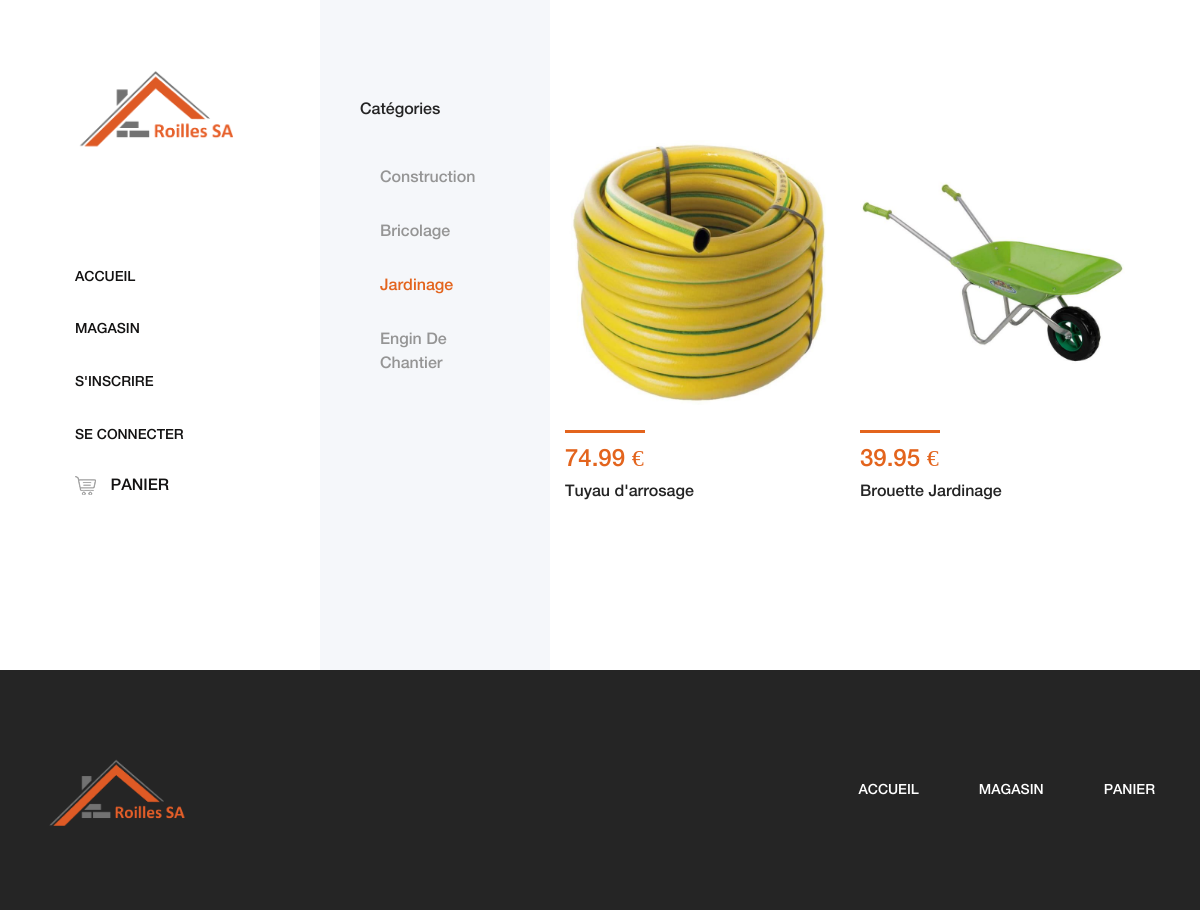
The page /shopJard.php on the database its author committed.
### tables this page shows
create table materiel
(
  codeM int(5) not null auto_increment,
  codeT_M int(5) not null,
  nom varchar(25),
  notice varchar(255),
  prix float(6.2),
  poids float(5.2),
  stock int(2),
  image varchar(255),
  primary key(codeM),
  foreign key(codeT_M) references type_materiel(codeT_M)
)default charset='utf8';

### shopJard.php (the view, shortened to what this page needs)
<?php
  require 'inc/header.php';
?>
        <div class="shop_sidebar_area">
            <div class="widget catagory mb-50">
                <h6 class="widget-title mb-30">Catégories</h6>
                <div class="catagories-menu">
                    <ul>
                        <li><a href="shopCons.php">Construction</a></li>
                        <li><a href="shopBrico.php">Bricolage</a></li>
                        <li class="active"><a href="shopJard.php">Jardinage</a></li>
                        <li><a href="shopEngin.php">Engin de chantier</a></li>
                    </ul>
                </div>
            </div>
        </div>
        <div class="amado_product_area section-padding-100">
            <div class="container-fluid">
                <div class="row">
                    <div class="col-12">
                    </div>
                </div>
                <div class="row">
                  <?php
                try
                {
                  $bdd = new PDO('mysql:host=localhost;dbname=location;charset=utf8', 'root', 'root');
                }
                catch (Exception $e)
                {
                  die('Erreur : ' . $e->getMessage());
                }
                  $article = $bdd->query("select * from materiel where codeT_M = 3");
                  while ($data = $article->fetch())
                  {
                    echo "<div class='col-12 col-sm-6 col-md-12 col-xl-6'>
                      <div class='single-product-wrapper'>
                          <div class='product-img'>
                              <img src='".$data['image']."' alt=''>
                          </div>
                          <div class='product-description d-flex align-items-center justify-content-between'>
                              <div class='product-meta-data'>
                                  <div class='line'></div>
                                  <p class='product-price'>".$data['prix']." €</p>
                                  <a href='product-details.php?id=".$data['codeM']."'>
                                      <h6>".$data['nom']."</h6>
                                  </a>
                              </div>
                              <div class='ratings-cart text-right'>
                              ";
                              if (isset($_SESSION['id']))
                              {
                                echo "<div class='cart'>
                                    <a href='panier.php?id=".$data['codeM']."' data-toggle='tooltip' data-placement='left' title='Acheter !'><img src='img/core-img/cart.png' alt=''></a>
                                      </div>
                                        </div>
                                          </div>
                                            </div>
                                              </div>";
                              }
                            else
                            {
                              echo "</div>
                                      </div>
                                        </div>
                                          </div>
                                          ";
                            }
                  }
                  ?>
            </div>
        </div>
    </div>
  </div>
    <?php require 'inc/footer.php'; ?>

### css/core-style.css (style rules this page uses)
* { margin: 0; padding: 0; }
body { font-family: "helveticaneuemedium"; font-size: 16px; }
h1, h2, h3, h4, h5, h6 { color: #242424; line-height: 1.3; font-weight: 400; }
p { color: #6d6d6d; font-size: 16px; line-height: 1.9; font-weight: 400; }
a { -webkit-transition: all 500ms ease 0s; transition: all 500ms ease 0s; text-decoration: none; outline: 0 solid transparent; color: #131212; font-weight: 400; font-size: 12px; }
ul, ol { margin: 0; }
ul li, ol li { list-style: none; }
img { height: auto; max-width: 100%; }
.mb-30 { margin-bottom: 30px !important; }
.mb-50 { margin-bottom: 50px !important; }
.section-padding-100 { padding-top: 100px; padding-bottom: 100px; }
.main-content-wrapper .shop_sidebar_area { position: relative; z-index: 1; -webkit-box-flex: 0; -ms-flex: 0 0 230px; flex: 0 0 230px; width: 230px; max-width: 230px; background-color: #f5f7fa; padding: 100px 40px; }
.main-content-wrapper .amado_product_area { position: relative; z-index: 1; -webkit-box-flex: 0; -ms-flex: 0 0 calc(95% - 550px); flex: 0 0 calc(95% - 550px); width: calc(95% - 550px); max-width: calc(95% - 550px); }
.single-product-wrapper { position: relative; z-index: 1; margin-bottom: 50px; overflow: hidden; background-color: #ffffff; }
.single-product-wrapper .product-img { position: relative; z-index: 1; overflow: hidden; }
.single-product-wrapper .product-img img { width: 100%; -webkit-transition-duration: 500ms; transition-duration: 500ms; }
.single-product-wrapper .product-description { position: relative; z-index: 1; margin-top: 25px; }
.single-product-wrapper .product-description .product-meta-data .line { width: 80px; height: 3px; background-color: #E3641D; margin-bottom: 15px; display: block; }
.single-product-wrapper .product-description .product-meta-data .product-price { line-height: 1; color: #E3641D; font-size: 24px; margin-bottom: 10px; }
.single-product-wrapper .product-description .product-meta-data a { display: block; }
.single-product-wrapper .product-description .product-meta-data a h6 { margin-bottom: 0; }
.widget { position: relative; z-index: 1; }
.widget .widget-title { font-size: 16px; text-transform: capitalize; color: #242424; }
.widget .catagories-menu li a { text-transform: capitalize; font-size: 16px; padding: 15px 0 15px 20px; display: block; font-weight: 400; color: #959595; }
.widget .catagories-menu li.active a { color: #E3641D; }

### rows shown on the page
materiel: image (picture), prix "74.99", nom "Tuyau d'arrosage"
materiel: image (picture), prix "39.95", nom "Brouette Jardinage"
